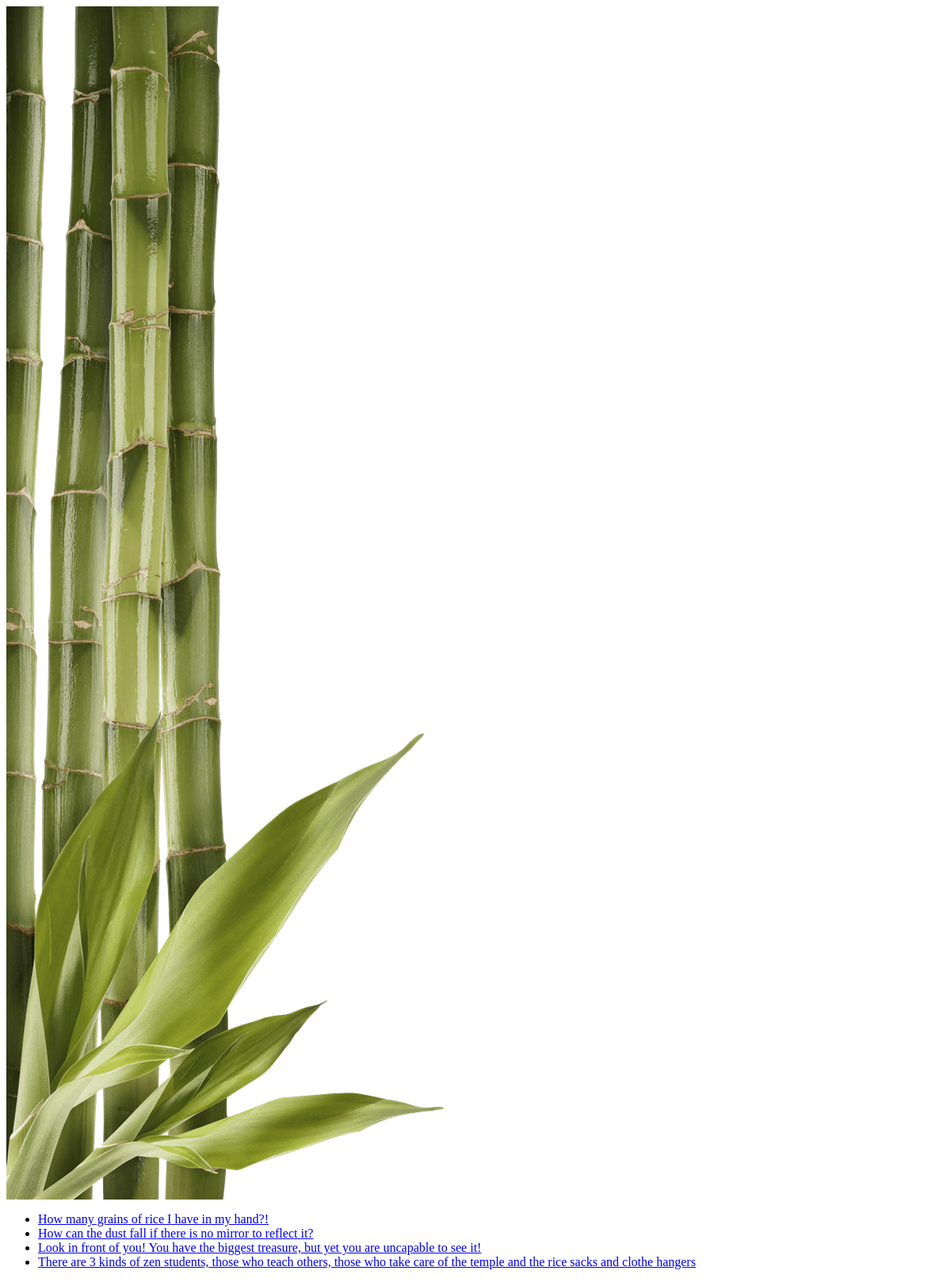
The page /polls/ on the database as committed earlier.
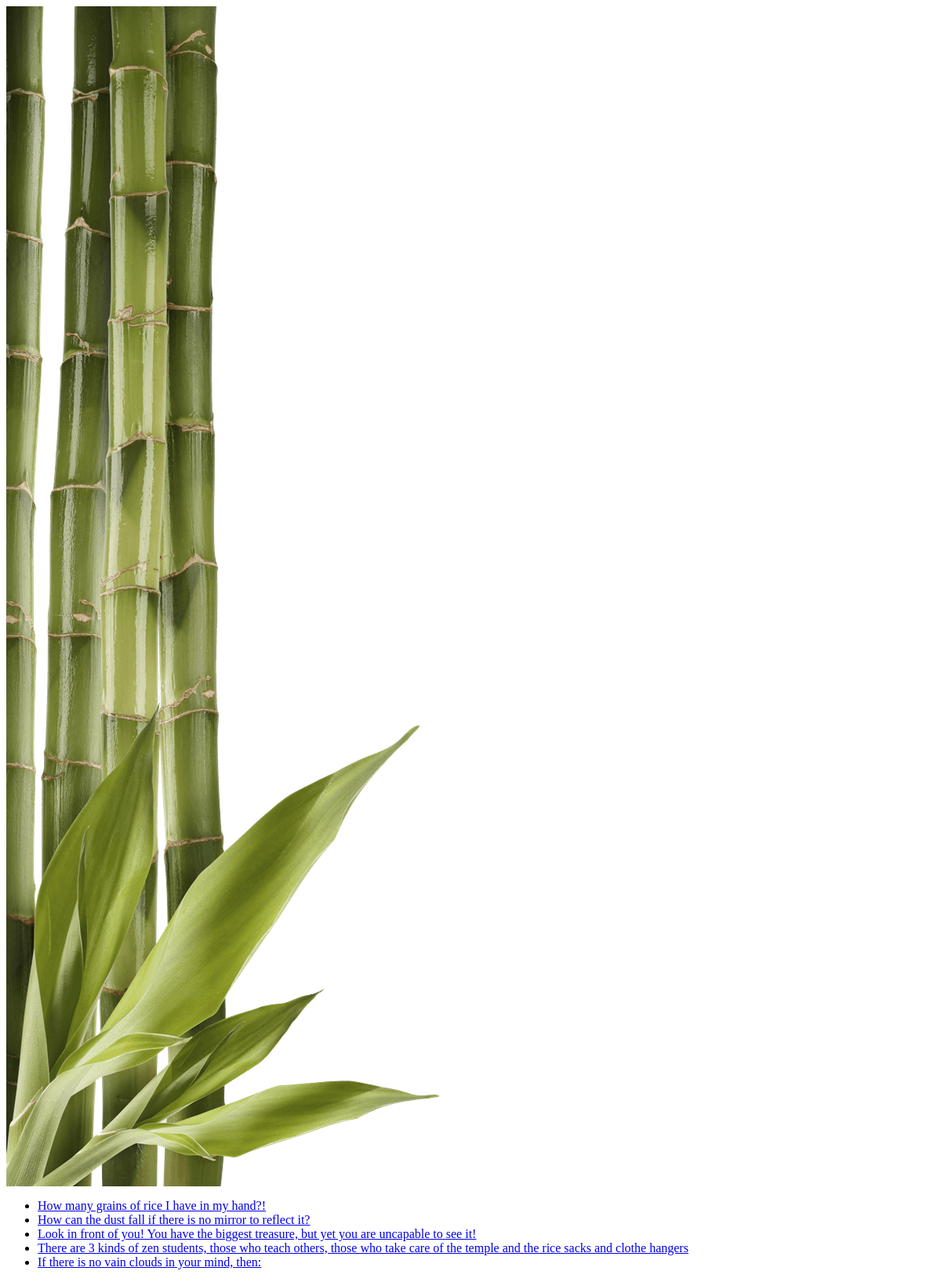
The same page on the database as committed later.
### polls/models.py (models this page shows, shortened)
class Question(models.Model):
    question_text=models.CharField(max_length=200)
    pub_date=models.DateTimeField("date published")

### polls/views.py (the view)
# urls.py: path("",views.IndexView.as_view(), name="index"),
class IndexView(generic.ListView):
    template_name="polls/index.html"
    context_object_name="latest_question_list"
    def get_queryset(self):
        """"Return the last five published questions (not including those set to be published in the future)"""
        return Question.objects.filter(pub_date__lte=timezone.now()).order_by("pub_date")[:5]

### polls/templates/polls/index.html (shortened to what this page needs)
{% load static %}
<img src="{% static 'polls/background.png' %}"alt="Background Image" class="background-image" >
{%if latest_question_list%}
    <ul>
    {%for question in latest_question_list%}
    <li><a href="{% url 'polls:detail' question.id%}">{{ question.question_text}}</a></li>
    {%endfor%}
    </ul>
{%else%}
    <p>No polls are available</p>
{%endif%}

Rows that differ between the two databases and show on the page:
added Question: question_text "If there is no vain clouds in your mind, then:"
